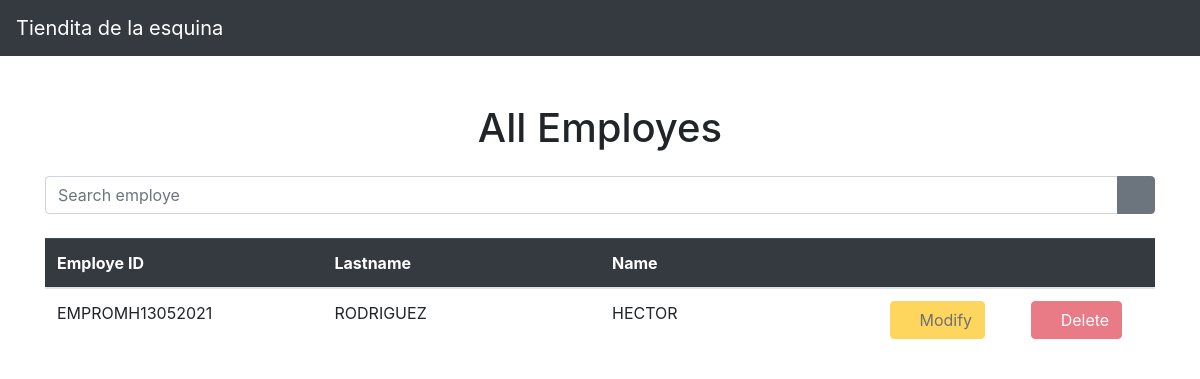
/show-all-employes/, run on an earlier commit of the app's database.
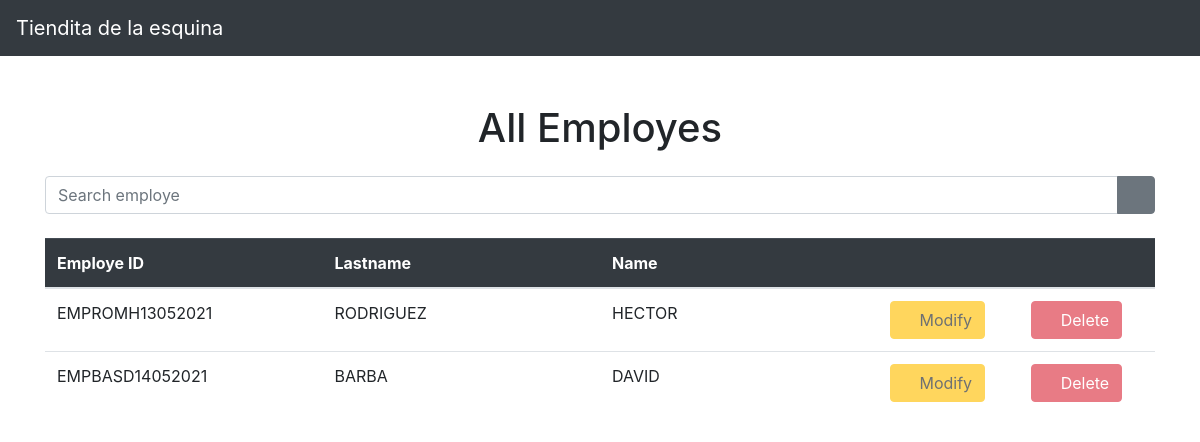
And on a later commit of the database.
### Employes/models.py (models this page shows, shortened)
class Employe( models.Model ):
    firstname = models.CharField(
        max_length = 25,
        blank = False,
        null = False
    )
    secondname = models.CharField(
        max_length = 25,
    )
    lastname = models.CharField(
        max_length = 25,
        blank = False,
        null = False
    )
    secondlastname = models.CharField(
        max_length = 25,
        blank = False,
        null = False
    )
    idemploye = models.CharField(
        max_length = 20,
        blank = False,
        null = False
    )
    usr = models.OneToOneField(
        User,
        on_delete = models.CASCADE,
    )

### Employes/views.py (the view)
# urls.py: path('show-all-employes/', views.ShowAllEmployesListView.as_view() , name = 'showemployespage'),
class ShowAllEmployesListView( ListView ):
    template_name = 'showemployes.html'
    queryset = Employe.objects.all()
    def get_context_data(self, **kwargs):
        context =  super().get_context_data(**kwargs)
        context['titleOfPage'] = 'Show employes'
        context['nameOfApplication'] = NAME_OF_PROJECT
        return context

### project.py (called while the page is built)
def NAME_OF_PROJECT():
    return 'Tiendita de la esquina'

### Employes/templates/showemployes.html
{% extends 'shared/body.html' %}
{% block content %}
    <div class="col-12 mb-3">
        <center>
            <h1>All Employes</h1>
        </center>
    </div>
    <div class="col-12 mt-4 mt-sm-4 mt-md-0 mt-lg-0 mt-xl-0">
        <div class="row">
            <div class="col-12">
                <form action="{% url 'Employes:searchemploye' %}">
                    <div class="input-group mb-3">
                        <input name="emp" type="text" class="form-control" placeholder="Search employe">
                        <div class="input-group-append">
                            <button type="search" class="btn btn-secondary">
                                <i class="bi bi-search"></i>
                            </button>
                        </div>
                    </div>
                </form>
            </div>
        </div>
        <div class="row">
            <div class="col-12 mt-2">
                <div class="table-responsive">
                    <table class="table">
                        <thead class="table-dark">
                            <tr>
                                <th scope="col">Employe ID</th>
                                <th scope="col">Lastname</th>
                                <th scope="col">Name</th>
                                <th scope="col"></th>
                                <th scope="col"></th>
                            </tr>
                        </thead>
                        <tbody>
                            {% for prov in object_list %}
                                <tr class>
                                    <td class="col-3">{{ prov.idemploye }}</td>
                                    <td class="col-3">{{ prov.lastname }}</td>
                                    <td class="col-3">{{ prov.firstname }}</td>
                                    <td>
                                        <button class="btn btn-warning" disabled>
                                            <i class="bi bi-pencil"></i>
                                            Modify
                                        </button>
                                    </td>
                                    <td>
                                        <button class="btn btn-danger" disabled>
                                            <i class="bi bi-trash"></i>
                                            Delete
                                        </button>
                                    </td>
                                </tr>
                            {% endfor %}
                        </tbody>
                    </table>
                </div>
            </div>
        </div>
    </div>
{% endblock %}

What changed in the data, as far as the page shows it:
added Employe: idemploye "EMPBASD14052021", lastname "BARBA", firstname "DAVID"
